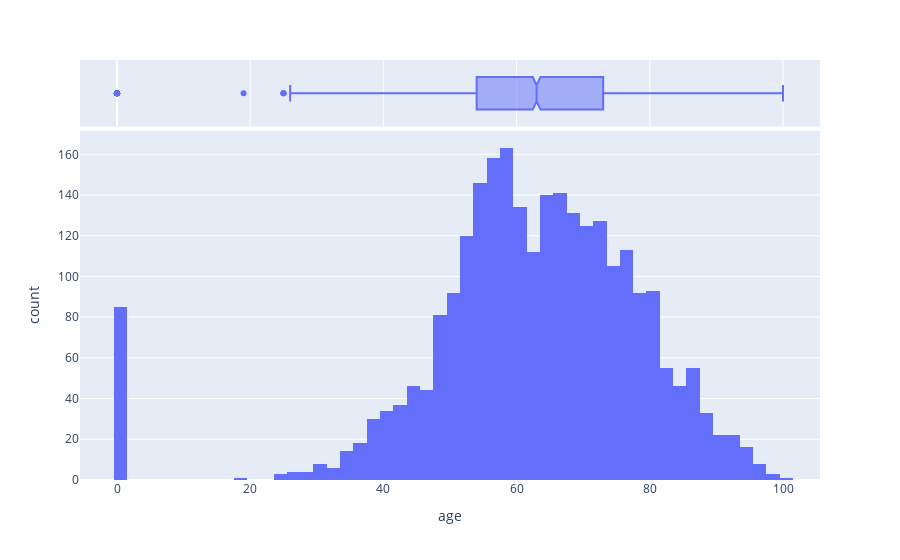

The notebook cell this image was saved under:
### Code cell
fig = px.histogram(
    data,
    x="age",
    # y="tip",
    # color="sex",
    marginal="box", # or violin, rug
    hover_data=data.columns)
fig.show()

### Figure 1 — Plotly figure (JSON) as saved in the notebook; plotly's stock layout.template omitted (floating-point values rounded to 4 significant figures; data arrays with more than 128 entries replaced by an {"elided": "..."} marker saying what was removed)
{"data": [{"alignmentgroup": "True", "bingroup": "x", "hovertemplate": "age=%{x}<br>count=%{y}<extra></extra>", "legendgroup": "", "marker": {"color": "#636efa", "pattern": {"shape": ""}}, "name": "", "offsetgroup": "", "orientation": "v", "showlegend": false, "type": "histogram", "x": {"elided": "2668 int values"}, "xaxis": "x", "yaxis": "y"}, {"alignmentgroup": "True", "customdata": {"elided": "2668x23 mixed values"}, "hovertemplate": "age=%{x}<br>uri=%{customdata[0]}<br>rank=%{customdata[1]}<br>finalWorth=%{customdata[2]}<br>category=%{customdata[3]}<br>personName=%{customdata[4]}<br>country=%{customdata[5]}<br>state=%{customdata[6]}<br>city=%{customdata[7]}<br>source=%{customdata[8]}<br>industries=%{customdata[9]}<br>countryOfCitizenship=%{customdata[10]}<br>timestamp=%{customdata[11]}<br>position=%{customdata[12]}<br>selfMade=%{customdata[13]}<br>status=%{customdata[14]}<br>gender=%{customdata[15]}<br>birthDate=%{customdata[16]}<br>lastName=%{customdata[17]}<br>firstName=%{customdata[18]}<br>date=%{customdata[19]}<br>familyList=%{customdata[20]}<br>squareImage=%{customdata[21]}<br>netWorth=%{customdata[22]}<extra></extra>", "legendgroup": "", "marker": {"color": "#636efa"}, "name": "", "notched": true, "offsetgroup": "", "showlegend": false, "type": "box", "x": {"elided": "2668 int values"}, "xaxis": "x2", "yaxis": "y2"}], "layout": {"barmode": "relative", "legend": {"tracegroupgap": 0}, "margin": {"t": 60}, "xaxis": {"anchor": "y", "domain": [0, 1], "title": {"text": "age"}}, "xaxis2": {"anchor": "y2", "domain": [0, 1], "matches": "x", "showgrid": true, "showticklabels": false}, "yaxis": {"anchor": "x", "domain": [0, 0.8316], "title": {"text": "count"}}, "yaxis2": {"anchor": "x2", "domain": [0.8416, 1], "matches": "y2", "showgrid": false, "showline": false, "showticklabels": false, "ticks": ""}}}
